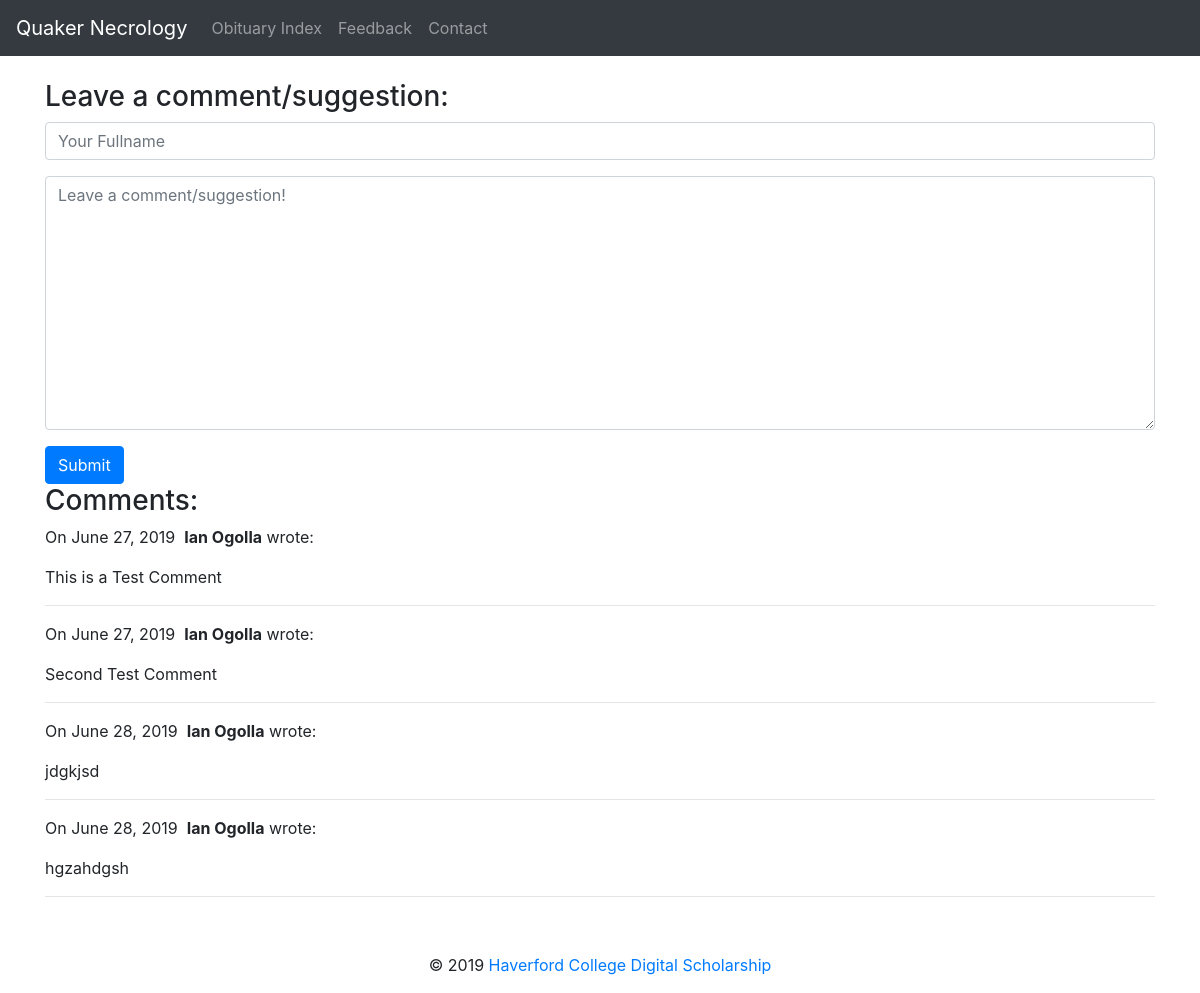
/feedback/, run on an earlier commit of the app's database.
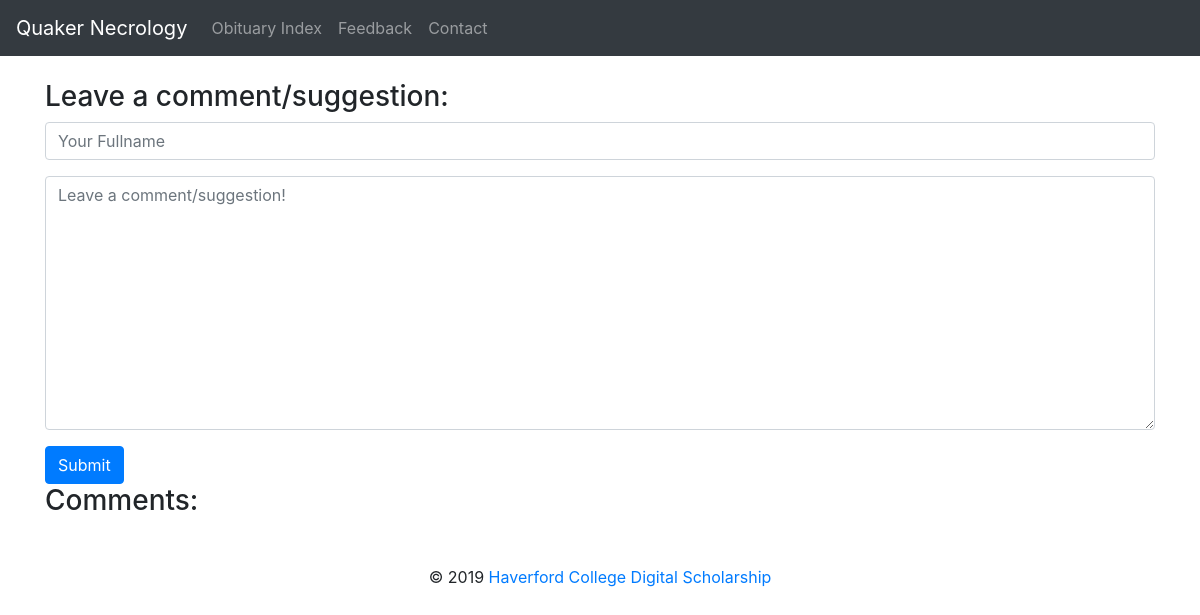
And on a later commit of the database.
### project1/models.py (models this page shows)
class Comment(models.Model):
    author = models.CharField(max_length=60)
    body = models.TextField()
    created_on = models.DateTimeField(auto_now_add=True, null=True)

### project1/views.py (the view, shortened to what this page needs)
# urls.py: path("feedback/", views.feedback_form, name='feedback_form'),
def feedback_form(request):
    form = CommentForm()
    comments = Comment.objects.all()
    context = {
        'comments': comments,
        'form': form,
    }
    return render(request, 'feedback_form.html', context)

### project1/forms.py
class CommentForm(forms.Form):
    author = forms.CharField(
        max_length=60,
        widget=forms.TextInput(attrs={
            "class": "form-control",
            "placeholder": "Your Fullname"
        })
    )
    body = forms.CharField(widget=forms.Textarea(
        attrs={
            "class": "form-control",
            "placeholder": "Leave a comment/suggestion!"
        })
    )

### project1/templates/feedback_form.html (shortened to what this page needs)
{% extends "base.html" %}
{% load static %}
{% block page_content %}
<h3>Leave a comment/suggestion:</h3>
    <form method="post">
        <div class="form-group">
            {{ form.author }}
        </div>
        <div class="form-group">
            {{ form.body }}
        </div>
        <button type="submit" class="btn btn-primary">Submit</button>
    </form>
    <h3>Comments:</h3>
    {% for comment in comments %}
    <p>
        On {{comment.created_on.date }}&nbsp;
        <b>{{ comment.author }}</b> wrote:
    </p>
    <p>{{ comment.body }}</p>
    <hr>
    {% endfor %}
</div>
{% endblock page_content %}

### project1/templates/base.html (shortened to what this page needs)
<!DOCTYPE html>
<html>
<head>
    <link rel="stylesheet" href="https://maxcdn.bootstrapcdn.com/bootstrap/4.3.1/css/bootstrap.min.css">
</head>
{% load static %}
<body>
    <nav class="navbar navbar-expand-md bg-dark navbar-dark">
      <a class="navbar-brand" href="{% url 'index' %}">Quaker Necrology</a>
      <div class="collapse navbar-collapse" id="collapsibleNavbar">
        <ul class="navbar-nav">
          <li class="nav-item">
            <a class="nav-link" href="{% url 'obituary_index' %}">Obituary Index</a>
          </li>
          <li class="nav-item">
            <a class="nav-link"href="{% url 'feedback_form' %}">Feedback</a>
          </li>
          <li class="nav-item">
            <a class="nav-link" href="mailto:mzarafon@haverford.edu">Contact</a>
          </li>
        </ul>
      </div>
    </nav>
    <br>
    <div class="container">
        {% block page_content %}
        {% endblock page_content %}
        {% block footer %}
        {% include "footer.html" %}
        {% endblock %}
</body>
</html>

### project1/templates/footer.html
<!DOCTYPE html>
<html>
<footer class="page-footer font-small special-color-dark pt-4">
  <div class="footer-copyright text-center py-3">© 2019
    <a href="https://www.haverford.edu/library/digital-scholarship"> Haverford College Digital Scholarship</a>
  </div>
</footer>
</html>

What changed in the data, as far as the page shows it:
removed Comment: created_on "June 27, 2019", author "Ian Ogolla", body "This is a Test Comment"
removed Comment: created_on "June 27, 2019", author "Ian Ogolla", body "Second Test Comment"
removed Comment: created_on "June 28, 2019", author "Ian Ogolla", body "jdgkjsd"
removed Comment: created_on "June 28, 2019", author "Ian Ogolla", body "hgzahdgsh"
